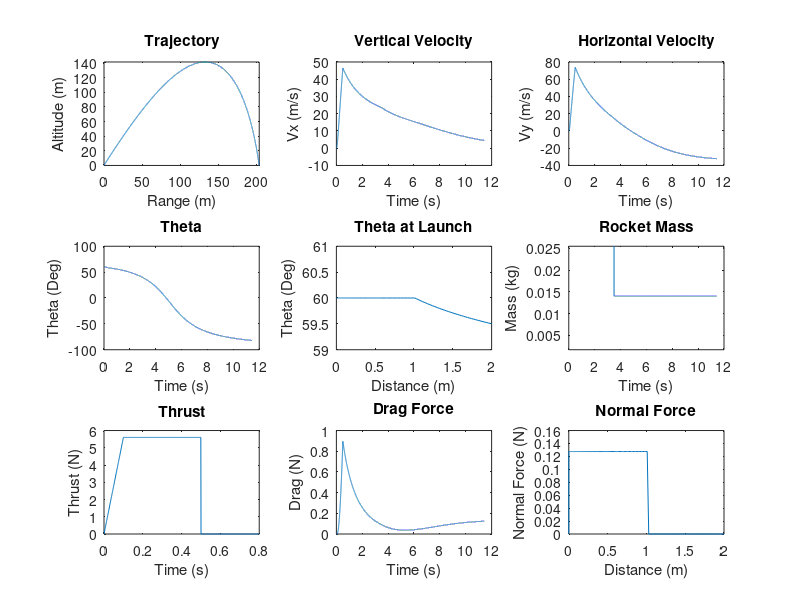

The MATLAB source for this figure: (Note: this script raises an error after producing the figure.)
% Program:
% rocket-trajectory-simulation.m
% Multi-stage rocket dynamics and trajectory simulation.
%
% Description:
% Predicts multi-stage rocket dynamics and trajectories based on the given 
% rocket mass, engine thrust, launch parameters, and drag coefficient.
%
% Variable List:
% Delta = Time step (s)
% t = Time (s)
% Thrust = Thrust (N)
% Mass = Mass (kg)
% Mass_Rocket_With_Motor = Mass with motor (kg)
% Mass_Rocket_Without_Motor = Mass without motor (kg)
% Theta = Angle (deg)
% C = Drag coefficient
% Rho = Air density (kg/m^3)
% A = Rocket projected area (m^2)
% Gravity = Gravity (m/s^2)
% Launch_Rod_Length = Length of launch rod (m)
% n = Counter
% Fn = Normal force (N)
% Drag = Drag force (N)
% Fx = Sum of forces in the horizontal direction (N)
% Fy = Sum of forces in the vertical direction (N)
% Vx = Velocity in the horizontal direction (m/s)
% Vy = Velocity in the vertical direction (m/s)
% Ax = Acceleration in the horizontal direction (m/s^2)
% Ay = Acceleration in the vertical direction (m/s^2)
% x = Horizontal position (m)
% y = Vertical position (m)
% Distance_x = Horizontal distance travelled (m)
% Distance_y = Vertical travelled (m)
% Distance = Total distance travelled (m)
% Memory_Allocation = Maximum number of time steps expected

clear, clc      % Clear command window and workspace

% Parameters
Delta = 0.001;                  % Time step 
Memory_Allocation = 30000;      % Maximum number of time steps expected

% Preallocate memory for arrays
t = zeros(1, Memory_Allocation);
Thrust = zeros(1, Memory_Allocation);
Mass = zeros(1, Memory_Allocation);
Theta = zeros(1, Memory_Allocation);
Fn = zeros(1, Memory_Allocation);
Drag = zeros(1, Memory_Allocation);
Fx = zeros(1, Memory_Allocation);
Fy = zeros(1, Memory_Allocation);
Ax = zeros(1, Memory_Allocation);
Ay = zeros(1, Memory_Allocation);
Vx = zeros(1, Memory_Allocation);
Vy = zeros(1, Memory_Allocation);
x = zeros(1, Memory_Allocation);
y = zeros(1, Memory_Allocation);
Distance_x = zeros(1, Memory_Allocation);
Distance_y = zeros(1, Memory_Allocation);
Distance = zeros(1, Memory_Allocation);

C = 0.4;                                % Drag coefficient
Rho = 1.2;                              % Air density (kg/m^3)
A = 4.9*10^-4;                          % Rocket projected area (m^2)
Gravity = 9.81;                         % Gravity (m/s^2)
Launch_Rod_Length = 1;                  % Length of launch rod (m)
Mass_Rocket_With_Motor = 0.026;       % Mass with motor (kg)
Mass_Rocket_Without_Motor = 0.014;     % Mass without motor (kg)

Theta(1) = 60;                  % Initial angle (deg)
Vx(1) = 0;                      % Initial horizontal speed (m/s)
Vy(1) = 0;                      % Initial vertical speed (m/s)
x(1) = 0;                       % Initial horizontal position (m)
y(1) = 0.1;                     % Initial vertical position (m)
Distance_x(1) = 0;              % Initial horizontal distance travelled (m)
Distance_y(1) = 0;              % Initial vertical distance travelled (m)
Distance(1) = 0;                % Initial  distance travelled (m)
Mass(1) = Mass_Rocket_With_Motor;       % Initial rocket mass (kg)

n = 1;                          % Initial time step            

while y(n) > 0                  % Run until rocket hits the ground
    n = n+1;                    % Increment time step
 
    t(n)= (n-1)*Delta;          % Elapsed time                     

    % Determine rocket thrust and mass based on launch phase
    if t(n) <= 0.1                              % Launch phase 1
        Thrust(n) = 56*t(n);  
        Mass(n) = Mass_Rocket_With_Motor;
     elseif t(n) > 0.1 && t(n) < 0.5            % Launch phase 2
        Thrust(n) = 5.6;                          
        Mass(n) = Mass_Rocket_With_Motor;
    elseif t(n) >= 0.5 && t(n) < 3.5            % Launch phase 3
        Thrust(n) = 0;
        Mass(n) = Mass_Rocket_With_Motor;
    elseif t(n) >= 3.5                          % Launch phase 4                        
        Thrust(n) = 0;                                         
        Mass(n) = Mass_Rocket_Without_Motor;    % Rocket motor ejects
    end

    % Normal force calculations  
    if Distance(n-1) <= Launch_Rod_Length       % Launch rod normal force
        Fn(n) = Mass(n)*Gravity*cosd(Theta(1));
    else
        Fn(n) = 0;                              % No longer on launch rod
    end
    
    % Drag force calculation
    Drag(n)= 0.5*C*Rho*A*(Vx(n-1)^2+Vy(n-1)^2); % Calculate drag force
    
    % Sum of forces calculations 
    Fx(n)= Thrust(n)*cosd(Theta(n-1))-Drag(n)*cosd(Theta(n-1))...
        -Fn(n)*sind(Theta(n-1));                            % Sum x forces
    Fy(n)= Thrust(n)*sind(Theta(n-1))-(Mass(n)*Gravity)-...
        Drag(n)*sind(Theta(n-1))+Fn(n)*cosd(Theta(n-1));    % Sum y forces
        
    % Acceleration calculations
    Ax(n)= Fx(n)/Mass(n);                       % Net accel in x direction 
    Ay(n)= Fy(n)/Mass(n);                       % Net accel in y direction
	
    % Velocity calculations
    Vx(n)= Vx(n-1)+Ax(n)*Delta;                 % Velocity in x direction
    Vy(n)= Vy(n-1)+Ay(n)*Delta;                 % Velocity in y direction
	
    % Position calculations
    x(n)= x(n-1)+Vx(n)*Delta;                   % Position in x direction
    y(n)= y(n-1)+Vy(n)*Delta;                   % Position in y direction
    
    % Distance calculations    
    Distance_x(n) = Distance_x(n-1)+abs(Vx(n)*Delta);      % Distance in x 
    Distance_y(n) = Distance_y(n-1)+abs(Vy(n)*Delta);      % Distance in y 
    Distance(n) = (Distance_x(n)^2+Distance_y(n)^2)^(1/2); % Total distance

    % Rocket angle calculation
    Theta(n)= atand(Vy(n)/Vx(n));      % Angle defined by velocity vector
end

figure('units','normalized','outerposition',[0 0 1 1]) % Maximize plot window

% Figure 1
subplot(3,3,1)
plot(x(1:n),y(1:n)); 
xlim([0 inf]);
ylim([0 inf]);
xlabel({'Range (m)'});
ylabel({'Altitude (m)'});
title({'Trajectory'});

% Figure 2
subplot(3,3,2)
plot(t(1:n),Vx(1:n));
xlabel({'Time (s)'});
ylabel({'Vx (m/s)'});
title({'Vertical Velocity'});

% Figure 3
subplot(3,3,3)
plot(t(1:n),Vy(1:n));
xlabel({'Time (s)'});
ylabel({'Vy (m/s)'});
title({'Horizontal Velocity'});

% Figure 4
subplot(3,3,4)
plot(t(1:n),Theta(1:n));
xlabel({'Time (s)'});
ylabel({'Theta (Deg)'});
title({'Theta'});

% Figure 5
subplot(3,3,5)
plot(Distance(1:n),Theta(1:n));
xlim([0 2]);
ylim([59 61]);
xlabel({'Distance (m)'});
ylabel({'Theta (Deg)'});
title({'Theta at Launch'});

% Figure 6
subplot(3,3,6)
plot(t(1:n),Mass(1:n));
ylim([.0017 .02546]);
xlabel({'Time (s)'});
ylabel({'Mass (kg)'});
title({'Rocket Mass'});

% Figure 7
subplot(3,3,7)
plot(t(1:n),Thrust(1:n));
xlim([0 0.8]);
xlabel({'Time (s)'});
ylabel({'Thrust (N)'});
title({'Thrust'});

% Figure 8
subplot(3,3,8)
plot(t(1:n),Drag(1:n));
xlabel({'Time (s)'});
ylabel({'Drag (N)'});
title({'Drag Force'});

% Figure 9
subplot(3,3,9)
plot(Distance(1:n),Fn(1:n));
xlim([0 2]);
xlabel({'Distance (m)'});
ylabel({'Normal Force (N)'});
title({'Normal Force'});

Vx_max = max(Vx, [], 'all');
disp(Vx_max)

Vy_max = max(Vy, [], 'all');
disp(Vy_max)

Thrust_max = max(Thrust, [], 'all');
disp(Thrust_max)

Ax_max = max(Ax, [], 'all');
disp(Ax_max)

Ay_max = max(Ay, [], 'all');
disp(Ay_max)
